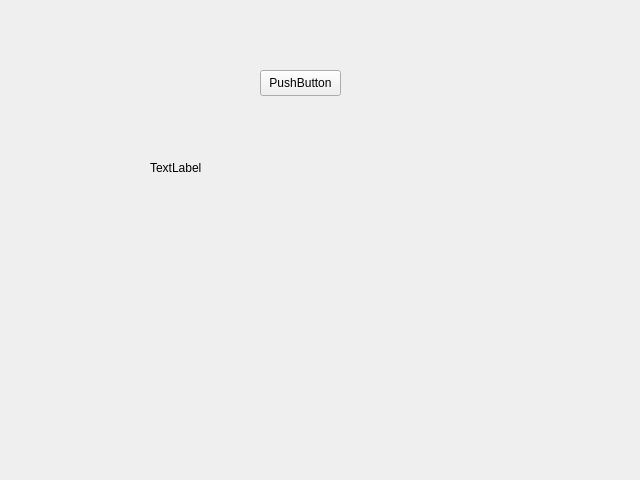
<?xml version="1.0" encoding="UTF-8"?>
<ui version="4.0">
 <class>MainWindow</class>
 <widget class="QMainWindow" name="MainWindow">
  <property name="geometry">
   <rect>
    <x>0</x>
    <y>0</y>
    <width>640</width>
    <height>480</height>
   </rect>
  </property>
  <property name="windowTitle">
   <string>Bancolombia Clone</string>
  </property>
  <widget class="QWidget" name="centralwidget">
   <widget class="QPushButton" name="pushButton">
    <property name="geometry">
     <rect>
      <x>260</x>
      <y>70</y>
      <width>81</width>
      <height>26</height>
     </rect>
    </property>
    <property name="text">
     <string>PushButton</string>
    </property>
   </widget>
   <widget class="QLabel" name="label">
    <property name="geometry">
     <rect>
      <x>150</x>
      <y>160</y>
      <width>57</width>
      <height>15</height>
     </rect>
    </property>
    <property name="text">
     <string>TextLabel</string>
    </property>
   </widget>
  </widget>
 </widget>
 <resources/>
 <connections/>
</ui>
